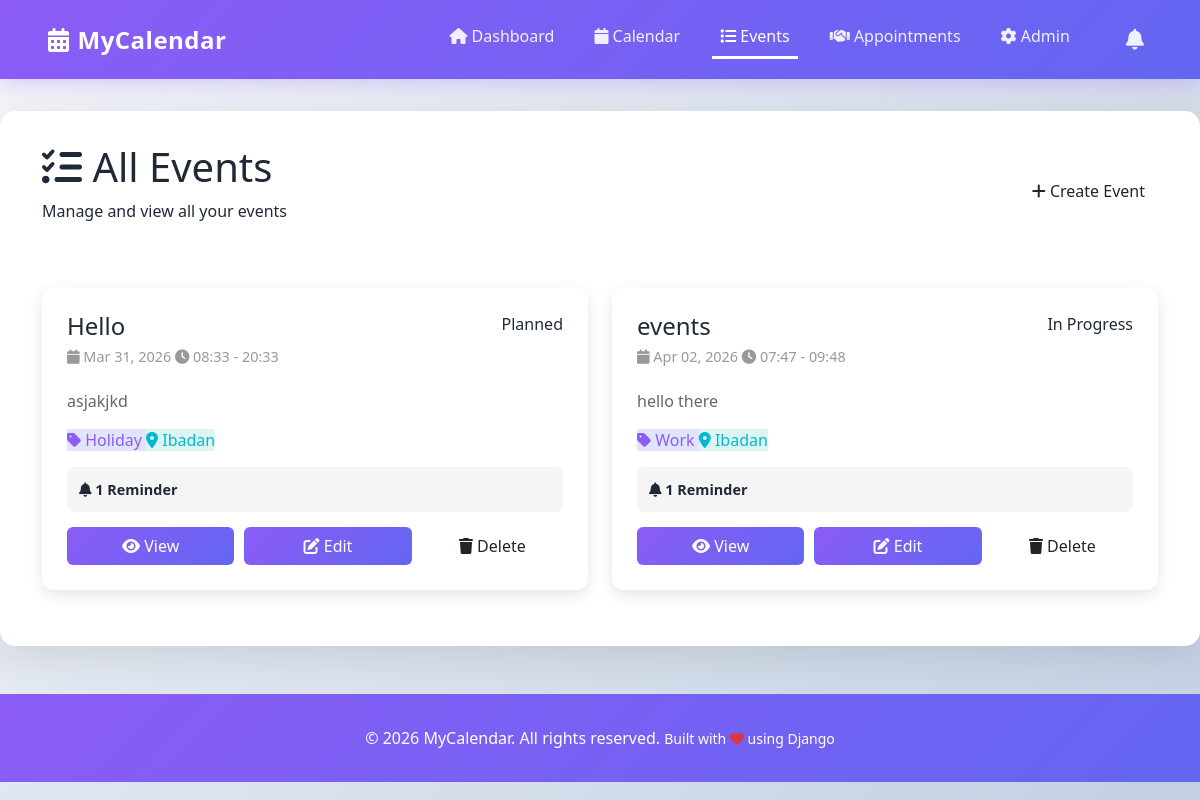
/events/ (signed in), run on the app's committed database.
### events/models.py (models this page shows, shortened)
class Event(models.Model):
    CATEGORY_CHOICES = [
        ('work', 'Work'),
        ('personal', 'Personal'),
        ('meeting', 'Meeting'),
        ('birthday', 'Birthday'),
        ('holiday', 'Holiday'),
        ('other', 'Other'),
    ]
    COLOR_CHOICES = [
        ('#3498db', 'Blue'),
        ('#e74c3c', 'Red'),
        ('#2ecc71', 'Green'),
    ]
    STATUS_CHOICES = [
        ('planned', 'Planned'),
        ('in_progress', 'In Progress'),
        ('completed', 'Completed'),
        ('cancelled', 'Cancelled'),
    ]
    user = models.ForeignKey(User, on_delete=models.CASCADE, related_name='events')
    title = models.CharField(max_length=200)
    description = models.TextField(blank=True, null=True)
    start_date = models.DateTimeField()
    end_date = models.DateTimeField()
    location = models.CharField(max_length=255, blank=True, null=True)
    category = models.CharField(max_length=20, choices=CATEGORY_CHOICES, default='personal')
    status = models.CharField(max_length=20, choices=STATUS_CHOICES, default='planned')
    is_all_day = models.BooleanField(default=False)
    color = models.CharField(
        max_length=7,
        choices=COLOR_CHOICES,
        default='#3498db',
        help_text='Color in hex format (e.g., #3498db)'
    )
    created_at = models.DateTimeField(auto_now_add=True)
    updated_at = models.DateTimeField(auto_now=True)
    class Meta:
        ordering = ['start_date']
        indexes = [
            models.Index(fields=['user', 'start_date']),
        ]

### events/views.py (the view)
# urls.py: path('events/', views.event_list, name='event_list'),
@login_required(login_url='admin:login')
def event_list(request):
    events = Event.objects.filter(user=request.user).order_by('start_date')
    context = {'events': events}
    return render(request, 'events/event_list.html', context)

### events/templates/events/event_list.html (shortened to what this page needs)
{% extends 'base.html' %}
{% block content %}
<div class="container-fluid">
    <div class="page-header">
        <div class="container">
            <div class="row align-items-center">
                <div class="col-md-8">
                    <h1><i class="fas fa-list-check"></i> All Events</h1>
                    <p>Manage and view all your events</p>
                </div>
                <div class="col-md-4 text-end">
                    <a href="{% url 'events:create_event' %}" class="btn btn-success-modern">
                        <i class="fas fa-plus"></i> Create Event
                    </a>
                </div>
            </div>
        </div>
    </div>
    <div class="container mt-5">
        {% if events %}
        <div class="row">
            {% for event in events %}
            <div class="col-md-6 mb-4">
                <div class="event-card" style="background: white; padding: 25px; border-radius: 12px; box-shadow: 0 5px 15px rgba(0,0,0,0.1);">
                    <div class="d-flex justify-content-between align-items-start mb-3">
                        <div>
                            <h4 style="margin: 0; color: var(--dark);">{{ event.title }}</h4>
                            <p style="color: #999; font-size: 0.9rem; margin: 5px 0;">
                                <i class="fas fa-calendar"></i> {{ event.start_date|date:'M d, Y' }}
                                {% if not event.all_day %}
                                    <i class="fas fa-clock"></i> {{ event.start_date|time:'H:i' }} - {{ event.end_date|time:'H:i' }}
                                {% endif %}
                            </p>
                        </div>
                        <span class="status-badge status-{{ event.status|lower }}">
                            {{ event.get_status_display }}
                        </span>
                    </div>
                    {% if event.description %}
                    <p style="color: #666; margin: 15px 0;">{{ event.description|truncatewords:20 }}</p>
                    {% endif %}
                    <div style="margin: 15px 0;">
                        <span class="badge-category" style="background: rgba(102, 126, 234, 0.2); color: var(--primary);">
                            <i class="fas fa-tag"></i> {{ event.get_category_display }}
                        </span>
                        {% if event.location %}
                        <span class="badge-category" style="background: rgba(78, 205, 196, 0.2); color: var(--info);">
                            <i class="fas fa-map-marker-alt"></i> {{ event.location }}
                        </span>
                        {% endif %}
                    </div>
                    {% if event.reminders.all %}
                    <div style="background: #f5f5f5; padding: 12px; border-radius: 8px; margin: 15px 0;">
                        <p style="margin: 0; font-size: 0.9rem; font-weight: 600; color: var(--dark);">
                            <i class="fas fa-bell"></i> {{ event.reminders.count }} Reminder{{ event.reminders.count|pluralize }}
                        </p>
                    </div>
                    {% endif %}
                    <div style="display: flex; gap: 10px; margin-top: 15px;">
                        <a href="{% url 'events:event_detail' event.pk %}" class="btn btn-primary-modern" style="flex: 1;">
                            <i class="fas fa-eye"></i> View
                        </a>
                        <a href="{% url 'events:edit_event' event.pk %}" class="btn btn-primary-modern" style="flex: 1;">
                            <i class="fas fa-edit"></i> Edit
                        </a>
                        <form method="POST" action="{% url 'events:delete_event' event.pk %}" style="flex: 1;" onsubmit="return confirm('Are you sure?');">
                            <button type="submit" class="btn btn-danger-modern w-100">
                                <i class="fas fa-trash"></i> Delete
                            </button>
                        </form>
                    </div>
                </div>
            </div>
            {% endfor %}
        </div>
        {% endif %}
    </div>
</div>
{% endblock %}

### calendars/templates/base.html (style rules this page uses)
:root { --primary: #8b5cf6; --secondary: #6366f1; --success: #10b981; --danger: #ef4444; --warning: #f59e0b; --info: #06b6d4; --dark: #1f2937; --light: #f3f4f6; }
* { margin: 0; padding: 0; box-sizing: border-box; }
body { font-family: 'Segoe UI', Tahoma, Geneva, Verdana, sans-serif; background: linear-gradient(135deg, #f5f7fa 0%, #c3cfe2 100%); min-height: 100vh; color: var(--dark); }
.btn-primary-modern { background: linear-gradient(135deg, var(--primary) 0%, var(--secondary) 100%); color: white; }

### data on the page
Event: title "Hello", start_date "Mar 31, 2026", start_date "08:33", end_date "20:33", status "Planned", description "asjakjkd", category "Holiday", location "Ibadan", reminders.count "1"
Event: title "events", start_date "Apr 02, 2026", start_date "07:47", end_date "09:48", status "In Progress", description "hello there", category "Work", location "Ibadan", reminders.count "1"
